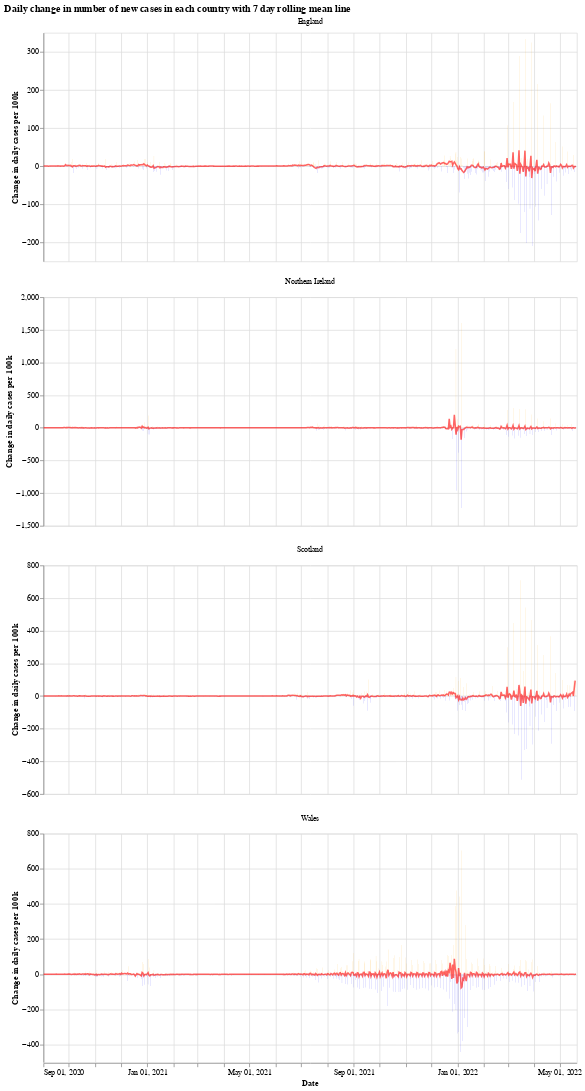

Notebook code for this chart:
### Markdown cell above
We will use the Python library `Altair` for visualising the data, see the [altair docs](https://altair-viz.github.io/) for more information.

First we have a graph which shows the daily change in the number of new cases for each country. This number jumps up and down all over the place, which is likely due to delay in reporting of new cases over the weekend. Another interesting thing is that it looks like the daily cases in Wales experienced a much shorter period of calm over the summer (calm in the sense of daily cases not jumping up and down).

The orange bars are days when the number of new cases (per 100k population) was more than the previous day, while the blue are days when the number of new cases dropped. The red line is the 7 day moving average. 

When the moving average line is below 0, it means that there is a consistent drop in new cases. We can see this clearly happening around the times that lockdowns were introduced (though, to varying degrees). I will update the graphs soon with a marker of when each lockdown started.

### Code cell
# collapse
import altair as alt

bars = alt.Chart(uk_cases).mark_bar().encode(
    x=alt.X("yearmonthdate(date):T", axis=alt.Axis(title='Date')),
    y=alt.Y("casesChangeRate:Q", axis=alt.Axis(title='Change in daily cases per 100k')),
    tooltip='casesChange',
    color=alt.condition(
        alt.datum.casesChangeRate > 0,
        alt.value("orange"),  # The positive color
        alt.value("blue")  # The negative color
    )
).properties(title='Daily change in number of new cases with 7 day rolling mean',width=700).interactive()

line = alt.Chart(uk_cases).mark_line(
    color='red',
    size=2,
    opacity=0.6
).transform_window(
    rolling_mean='mean(casesChangeRate)',
    frame=[0, 7],
    groupby=['areaName']
).encode(
    x='yearmonthdate(date):T',
    y='rolling_mean:Q'
)

alt.layer(bars, line, data=uk_cases).facet(alt.Column(
    'areaName', title=''), columns=1).resolve_scale(y='independent').properties(title='Daily change in number of new cases in each country with 7 day rolling mean line')

### Figure 1 — Vega-Lite specification as saved in the notebook (floating-point values rounded to 4 significant figures; data arrays with more than 128 entries replaced by an {"elided": "..."} marker saying what was removed)
{"config": {"view": {"continuousWidth": 400, "continuousHeight": 300}}, "data": {"name": "data-90df2a63cfc439ba6540d341a23f5344"}, "facet": {"type": "nominal", "field": "areaName", "title": ""}, "spec": {"layer": [{"mark": "bar", "encoding": {"color": {"condition": {"value": "orange", "test": "(datum.casesChangeRate > 0)"}, "value": "blue"}, "tooltip": {"type": "quantitative", "field": "casesChange"}, "x": {"type": "temporal", "axis": {"title": "Date"}, "field": "date", "timeUnit": "yearmonthdate"}, "y": {"type": "quantitative", "axis": {"title": "Change in daily cases per 100k"}, "field": "casesChangeRate"}}, "selection": {"selector001": {"type": "interval", "bind": "scales", "encodings": ["x", "y"]}}, "title": "Daily change in number of new cases with 7 day rolling mean", "width": 700}, {"mark": {"type": "line", "color": "red", "opacity": 0.6, "size": 2}, "encoding": {"x": {"type": "temporal", "field": "date", "timeUnit": "yearmonthdate"}, "y": {"type": "quantitative", "field": "rolling_mean"}}, "transform": [{"window": [{"op": "mean", "field": "casesChangeRate", "as": "rolling_mean"}], "frame": [0, 7], "groupby": ["areaName"]}]}]}, "columns": 1, "resolve": {"scale": {"y": "independent"}}, "title": "Daily change in number of new cases in each country with 7 day rolling mean line", "$schema": "https://vega.github.io/schema/vega-lite/v4.8.1.json", "datasets": {"data-90df2a63cfc439ba6540d341a23f5344": {"elided": "2507 records"}}}
